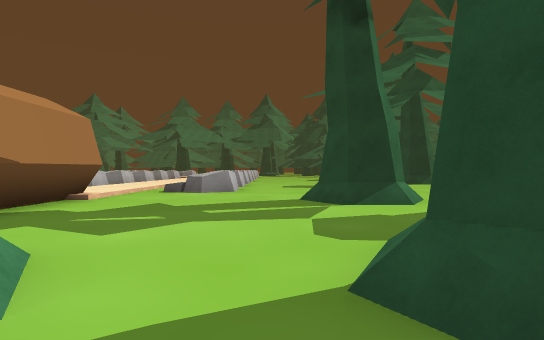
[1] (above)

24 first-person views from a walk through a 3-D level made in the Unity game engine. The camera is 1.3 m above the floor, looks level and sees 75° across. The floor is counted in squares, 2 m on a side. Each view is taken from the middle of a square. On the plan, view 1 faces up. The plan holds only what a view shows up to about 10 squares ahead; the rest is blank. The place goes on beyond the plan.

[2]
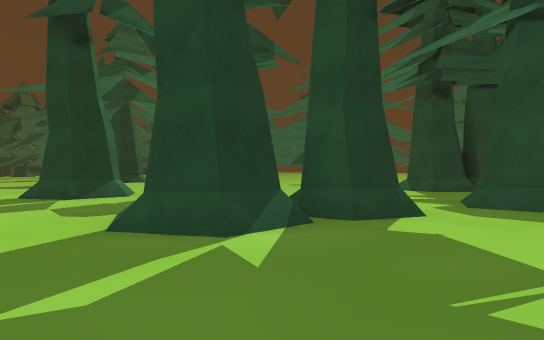

[3]
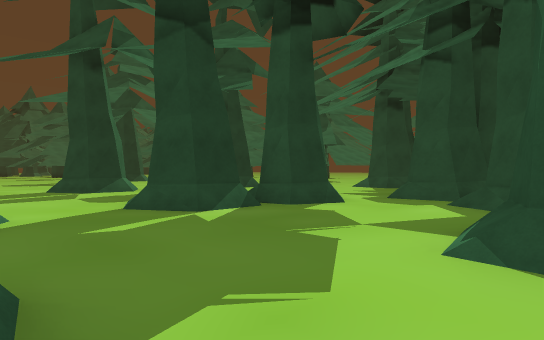

[4]
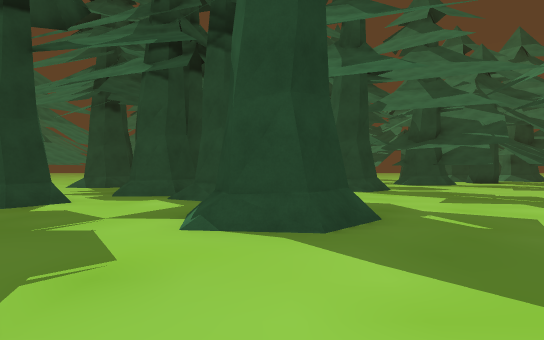

[5]
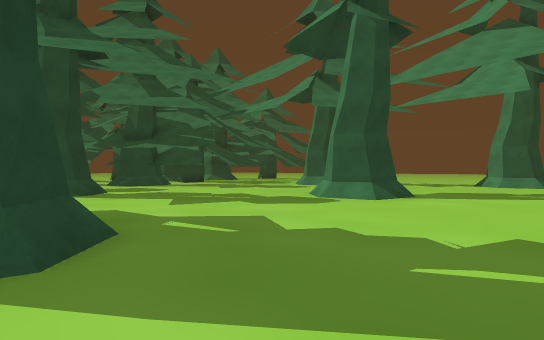

[6]
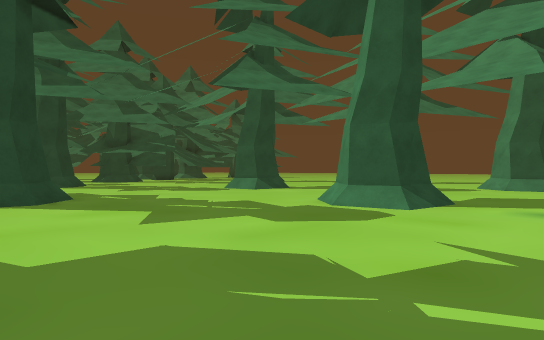

[7]
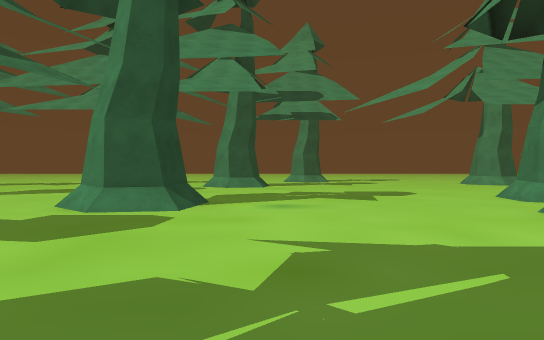

[8]
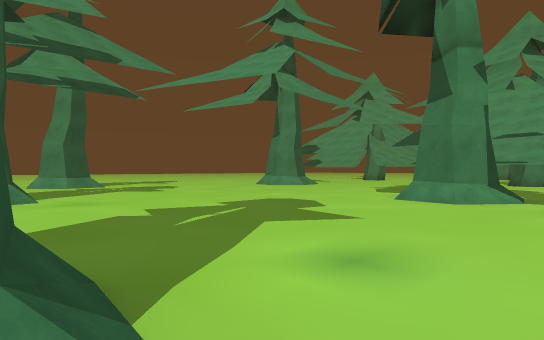

[9]
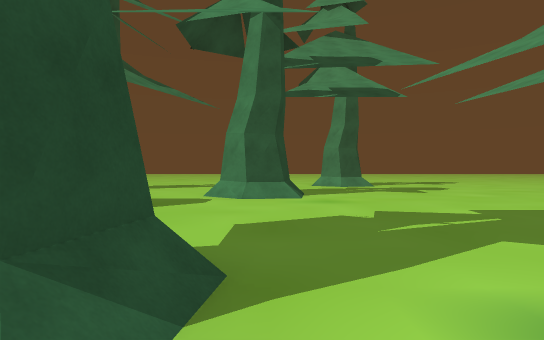

[10]
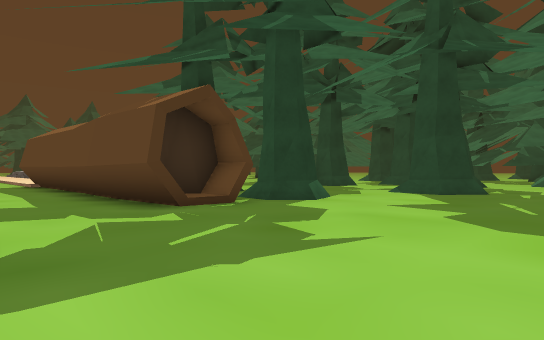

[11]
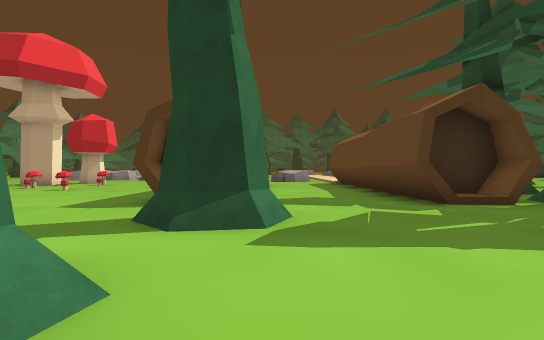

[12]
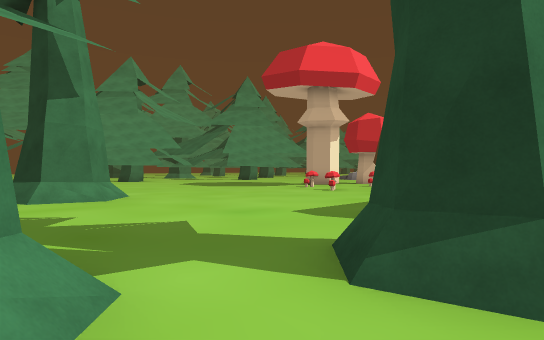

[13]
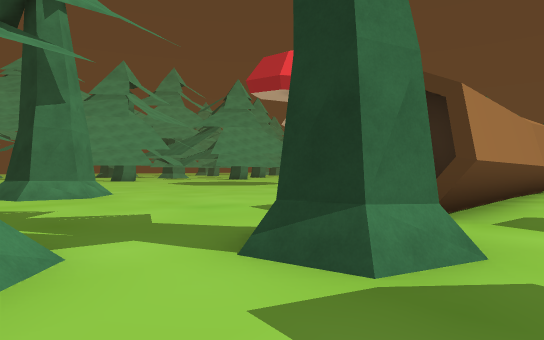

[14]
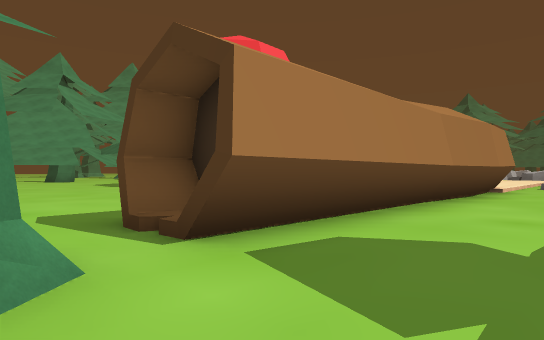

[15]
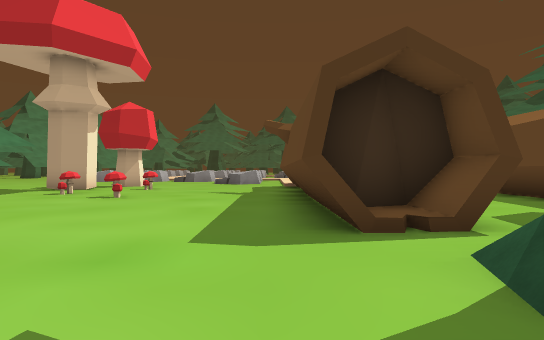

[16]
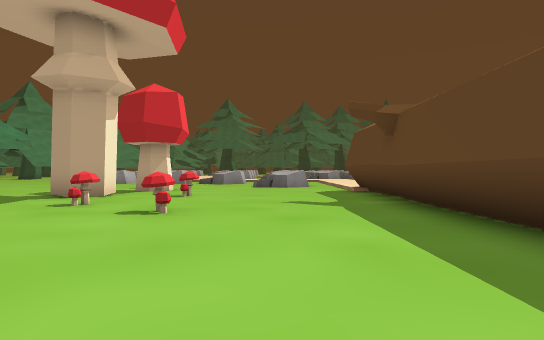

[17]
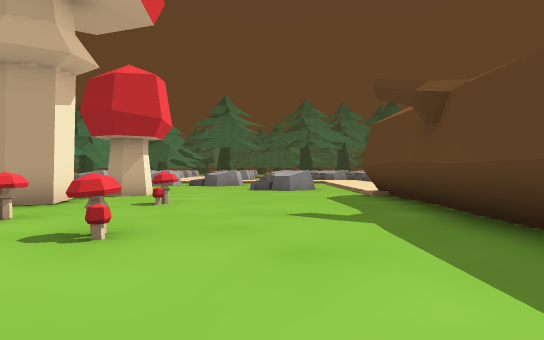

[18]
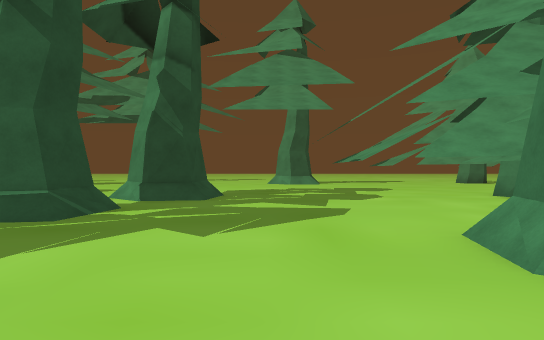

[19]
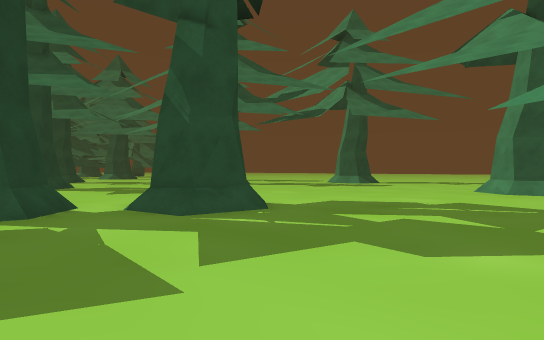

[20]
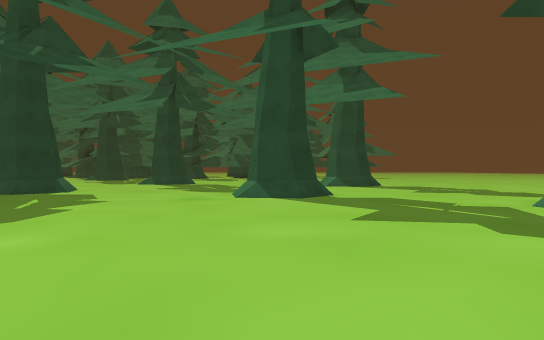

[21]
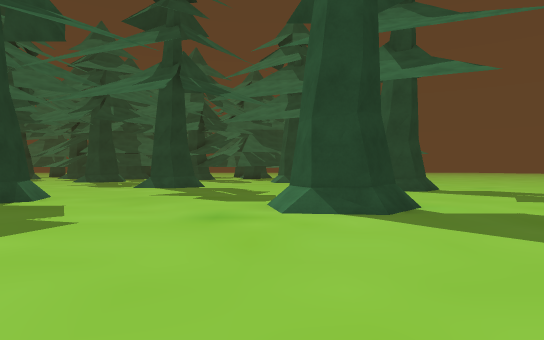

[22]
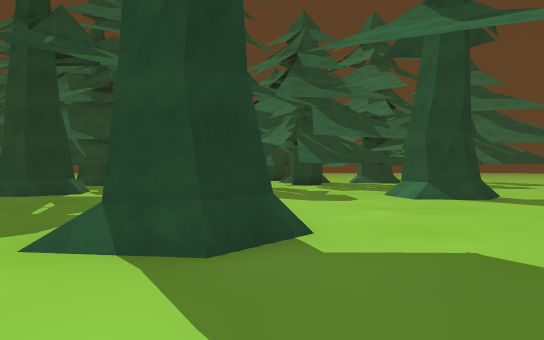

[23]
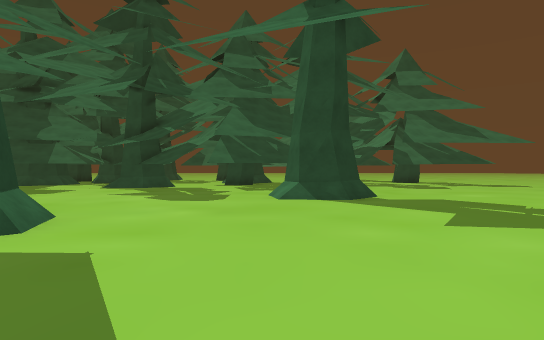

[24]
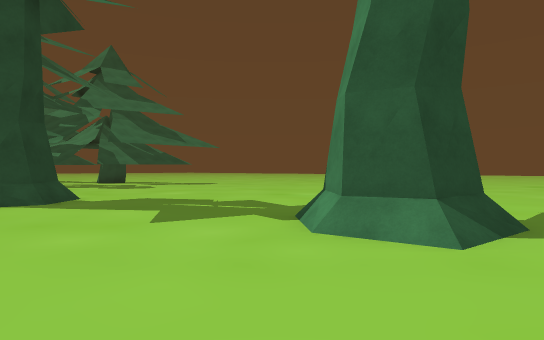

### Floor plan
Key: @ floor where view 1 was taken; # wall or solid block; . main floor; : floor 0.25 m higher than the main floor; / step, stairs or slope; O other object.
Columns run from 18 left of view 1 to 9 right of it. Each row starts with its distance up from view 1.
 10              :/. ...
  9 #......:     :/..../
  8 #......##.    #....###
  7 .......###    #....###
  6 ..O....###.   #.......
  5 .......###.   #......
  4 O......##...   ......
  3 ..O....##...#  ..../
  2 .......##...#   #..###    ..
  1  ......##...#   #..####.....
  0  ......##...#   ..@...../#
 -1 .......##...### ......../#
 -2 .......##...#:###....../ #
 -3 ...............##..//..#
 -4 ##......##.........##
 -5 ##......##.........##
 -6 #........................ #
 -7 ......###.................##
 -8 ......###..................#
 -9  .............##............
-10 .....##.......##............
-11 .....##.............//......
-12 ....................###.....
-13  ...................###.....
-14  ...........................
-15  ...........................
-16  ........................//.
-17  ............##..........##
-18  //. ........# ..........##
-19   ##  ............//........
-20        ...........###.......
-21          .........#  .......
-22            ........   ......
-23             ... ...   ... ..
-24              ..   ..
-25                   ..
-26                   ..

Where each view was taken, in squares from view 1:
view 1: 0 up, 0 right, facing up
view 2: 2 down, 1 left, facing up-right
view 3: 4 down, 2 left, facing up-right
view 4: 4 down, 3 left, facing right
view 5: 4 down, 2 left, facing down-right
view 6: 3 down, 7 left, facing down-right
view 7: 3 down, 6 left, facing down
view 8: 8 down, 4 left, facing down-left
view 9: 8 down, 5 left, facing down
view 10: 8 down, 9 left, facing up-right
view 11: 9 down, 9 left, facing up
view 12: 7 down, 9 left, facing up-left
view 13: 7 down, 8 left, facing up-left
view 14: 4 down, 7 left, facing up-left
view 15: 6 down, 12 left, facing up
view 16: 3 down, 14 left, facing up
view 17: 1 down, 14 left, facing up
view 18: 2 down, 15 left, facing down
view 19: 7 down, 18 left, facing down-right
view 20: 17 down, 14 left, facing right
view 21: 16 down, 11 left, facing right
view 22: 13 down, 1 left, facing right
view 23: 16 down, 1 left, facing right
view 24: 16 down, 1 left, facing down-right
